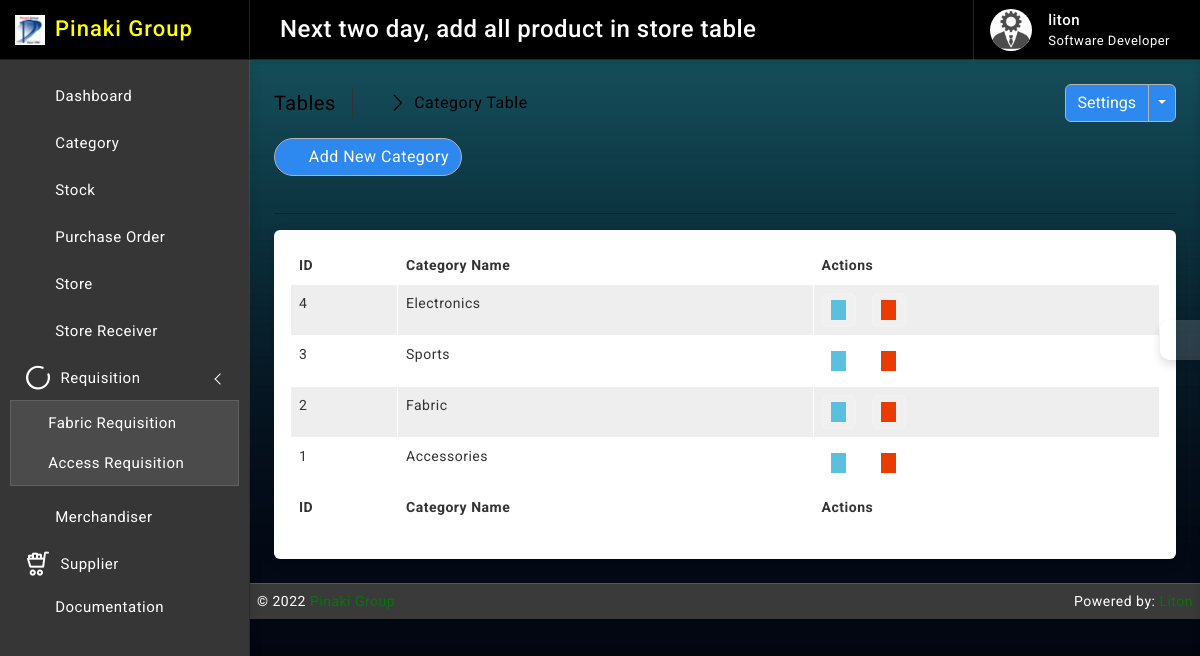
Before: /category/ (signed in) with the older database file.
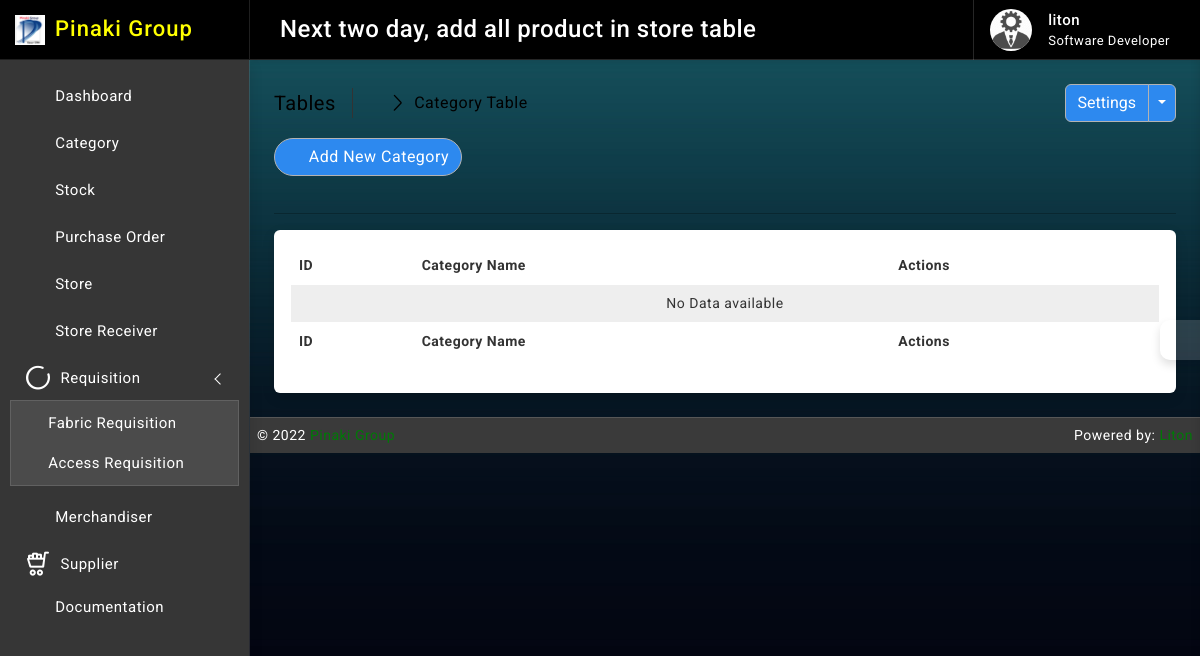
After: the same page with the newer database file.
### category/models.py (models this page shows, shortened)
class Category(models.Model):
    name = models.CharField(max_length=64, null=True, unique=True, blank=True)
    created_at = models.DateTimeField(auto_now_add=True, auto_now=False)
    updated_at = models.DateTimeField(auto_now_add=False, auto_now=True)

### accounts/decorators.py (the view)
        def wrapper_func(request, *args, **kwargs):
            group = None
            if request.user.groups.exists():
                group = request.user.groups.all()[0].name
            if group in allowed_roles:
                return view_func(request, *args, **kwargs)
            else:
                return render(request, 'accounts/index.html')

### category/views.py (called while the page is built)
@login_required
@allowed_users(allowed_roles=['admin', 'merchandiser', 'store'])
def category_read(request):
    category_data = Category.objects.all().order_by('-id')
    context = {
        'category_data': category_data
    }
    return render(request, 'category/read.html', context)

### templates/category/read.html (shortened to what this page needs)
{% extends 'base/base.html' %}
{% block body %}
{% load static %}
		<div class="page-wrapper">
			<div class="page-content">
				<div class="page-breadcrumb d-none d-sm-flex align-items-center mb-3">
					<div class="breadcrumb-title pe-3">Tables</div>
					<div class="ps-3">
						<nav aria-label="breadcrumb">
							<ol class="breadcrumb mb-0 p-0">
								<li class="breadcrumb-item"><a href="#"><i class="bx bx-home-alt"></i></a>
								</li>
								<li class="breadcrumb-item active" aria-current="page">Category Table</li>
							</ol>
						</nav>
					</div>
					<div class="ms-auto">
						<div class="btn-group">
							<button type="button" class="btn btn-light">Settings</button>
							<button type="button" class="btn btn-light dropdown-toggle dropdown-toggle-split" data-bs-toggle="dropdown">	<span class="visually-hidden">Toggle Dropdown</span>
							</button>
						</div>
					</div>
				</div>
                <div class="ms-auto"><a href="/category/create/" class="btn btn-light radius-30 mt-2 mt-lg-0"><i class="bx bxs-plus-square"></i>Add New Category</a></div><br>
				<hr/>
				<div class="card">
					<div class="card-body">
						<div class="table-responsive">
							<table id="example2" class="table table-striped table-bordered">
								<thead>
									<tr>
										<th>ID</th>
										<th>Category Name</th>
										<th>Actions</th>
									</tr>
								</thead>
								<tbody>
									{% for data in category_data %}
									<tr>
									   <td>{{ data.id }}</td>
									   <td>{{ data.name }}</td>
									   <td class="center">
										<div class="d-flex order-actions">
											<a class="" href="{% url 'category_update' data.id %}">
												<i class='bx bxs-edit'></i>
											</a>
											<a class="ms-3" href="{% url 'category_delete' data.id %}" onclick="return confirm('Are you sure?');">
												<i class='bx bxs-trash'></i>
											</a>
										</div>
									   </td>
									</tr>
								 {% endfor %}
								 {% if not category_data %}
								 <tr>
									 <td colspan="10" class="text-center">No Data available</td>
								 </tr>
								 {% endif %}
								</tbody>
								<tfoot>
									<tr>
										<th>ID</th>
										<th>Category Name</th>
										<th>Actions</th>
									</tr>
								</tfoot>
							</table>
						</div>
					</div>
				</div>
			</div>
		</div>
{% endblock body %}

### templates/base/slider.html (shortened to what this page needs)
{% load static %}
		<div class="sidebar-wrapper" data-simplebar="true">
			<div class="sidebar-header">
				<div>
					<img src="{% static 'images/logo-icon.png' %}" class="logo-icon" alt="logo icon">
				</div>
				<div>
					<h4 class="logo-text">Pinaki Group</h4>
				</div>
				<div class="toggle-icon ms-auto"><i class='bx bx-arrow-to-left'></i>
				</div>
			</div>
			<ul class="metismenu" id="menu">
				<li>
					<a href="{% url 'home' %}">
						<div class="parent-icon"><i class='bx bx-home-circle'></i>
						</div>
						<div class="menu-title">Dashboard</div>
					</a>
				</li>
				{% for group in user.groups.all %}
				{% if group.name == "merchandiser" %}
						<li>
							<a href="{% url 'merchandiser_read' %}">
								<div class="parent-icon"><i class='bx bx-cookie'></i>
								</div>
								<div class="menu-title">Merchandiser</div>
							</a>
						</li>
						<li>
							<a href="/supplier/create/">
								<div class="parent-icon"><i class='lni lni-cart-full'></i>
								</div>
								<div class="menu-title">Supplier</div>
							</a>
						</li>
					{% else %}
					<li>
						<a href="{% url 'category_read' %}">
							<div class="parent-icon"><i class='bx bx-grid-alt'></i>
							</div>
							<div class="menu-title">Category</div>
						</a>
					</li>
					<li>
						<a href="{% url 'stock_read' %}">
							<div class="parent-icon"><i class='bx bx-cookie'></i>
							</div>
							<div class="menu-title">Stock</div>
						</a>
					</li>
					<li>
						<a href="{% url 'po_read' %}">
							<div class="parent-icon"><i class='bx bx-cart'></i>
							</div>
							<div class="menu-title">Purchase Order</div>
						</a>
					</li>
					<li>
						<a href="{% url 'store_read' %}">
							<div class="parent-icon"><i class='bx bx-cart'></i>
							</div>
							<div class="menu-title">Store</div>
						</a>
					</li>
						<li>
							<a href="{% url 'storeRec_read' %}">
								<div class="parent-icon"><i class='bx bx-cookie'></i>
								</div>
								<div class="menu-title">Store Receiver</div>
							</a>
						</li>
						<li>
							<a href="javascript:;" class="has-arrow">
								<div class="parent-icon"><i class='lni lni-spiner-solid'></i>
								</div>
								<div class="menu-title">Requisition</div>
							</a>
							<ul>
								<li> <a href="{% url 'fabricr_read' %}"><i class="bx bx-right-arrow-alt"></i>Fabric Requisition</a>
								</li>
								<li> <a href="{% url 'ar_read' %}"><i class="bx bx-right-arrow-alt"></i>Access Requisition</a>
								</li>
							</ul>
						</li>
					<li>
						<li>
							<a href="{% url 'merchandiser_read' %}">
								<div class="parent-icon"><i class='bx bx-cookie'></i>
								</div>
								<div class="menu-title">Merchandiser</div>
							</a>
						</li>
						<li>
							<a href="/supplier/create/">
								<div class="parent-icon"><i class='lni lni-cart-full'></i>
								</div>
								<div class="menu-title">Supplier</div>
							</a>
						</li>
					{% endif %}
				{% endfor %}
					<a href="https://codervent.com/dashtreme/documentation/index.html" target="_blank">
						<div class="parent-icon"><i class="bx bx-folder"></i>
						</div>
						<div class="menu-title">Documentation</div>
					</a>
				</li>
			</ul>
		</div>

Changed rows visible on the page:
removed Category: id "4", name "Electronics"
removed Category: id "3", name "Sports"
removed Category: id "2", name "Fabric"
removed Category: id "1", name "Accessories"
Other visible differences:
text now shown: "No Data available"
